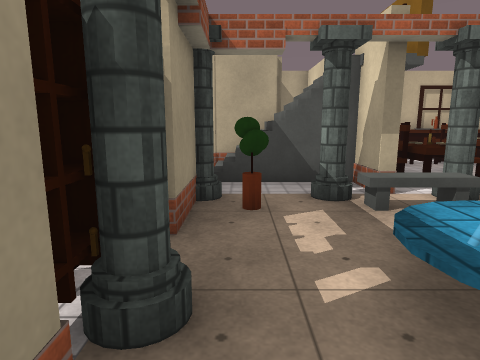
View 1 (above)

22 first-person views from a walk through a Unity game level. The camera is 1.4 m above the floor, tilts 10° down and sees 75° across. The floor is counted in squares, 1 m on a side. Each view is taken from the middle of a square. On the plan, view 1 faces up. The plan holds only what a view shows up to about 14 squares ahead; the rest is blank. The player is left out. Surface patterns are stand-ins for the level's own textures.

View 2
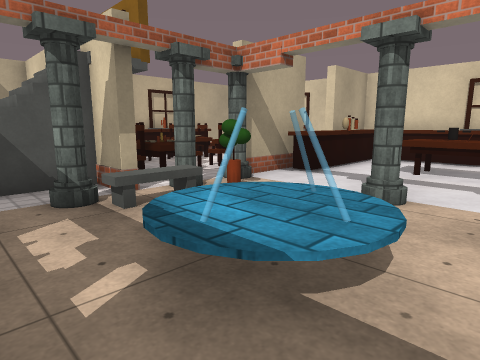

View 3
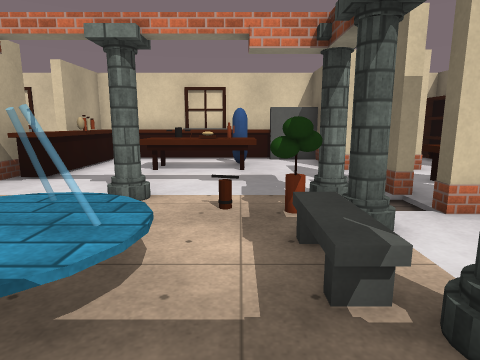

View 4
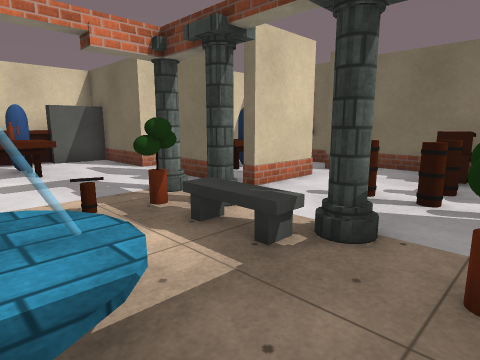

View 5
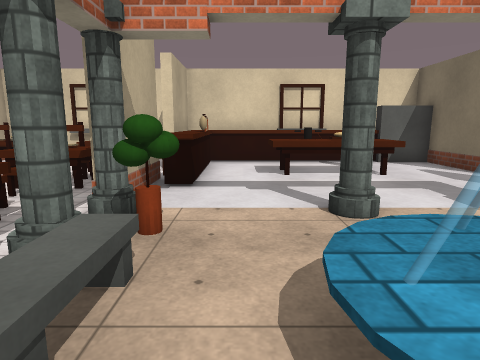

View 6
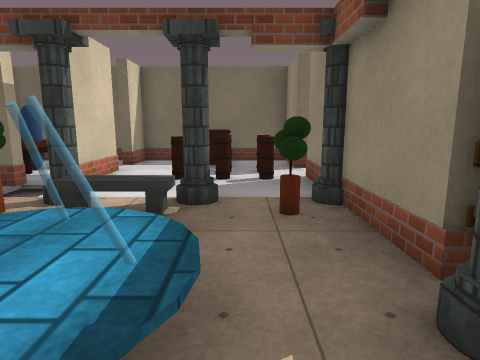

View 7
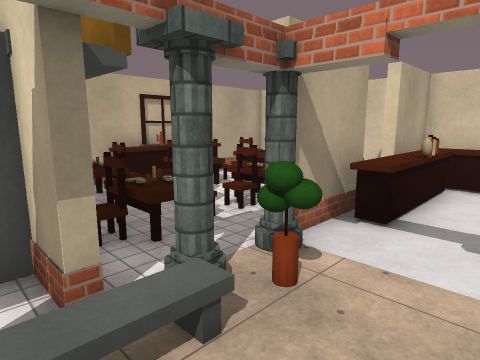

View 8
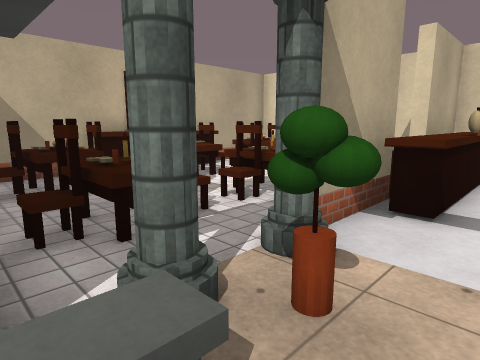

View 9
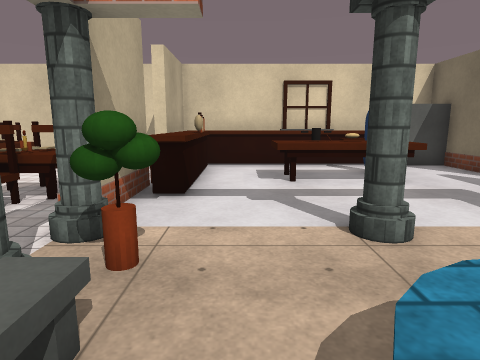

View 10
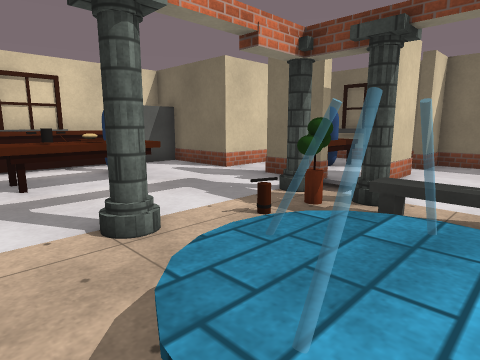

View 11
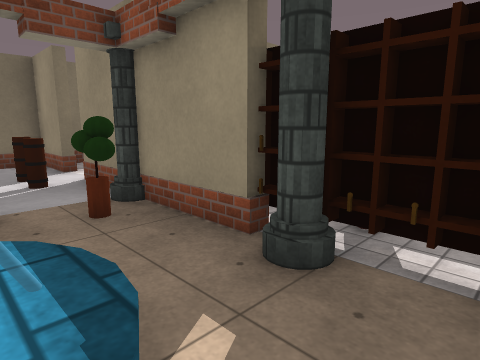

View 12
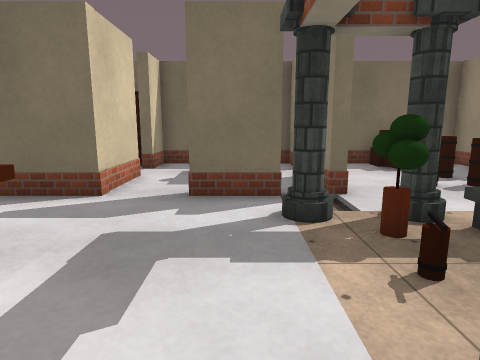

View 13
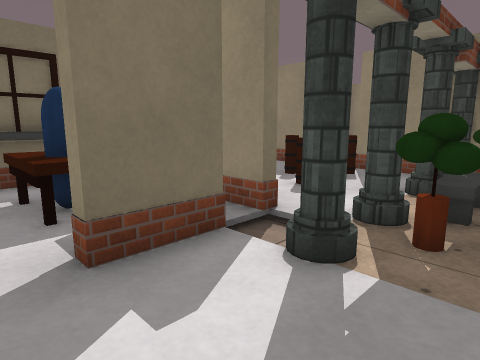

View 14
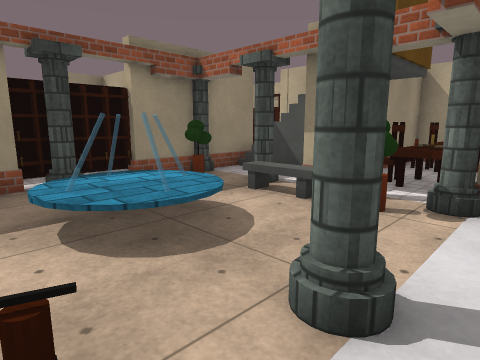

View 15
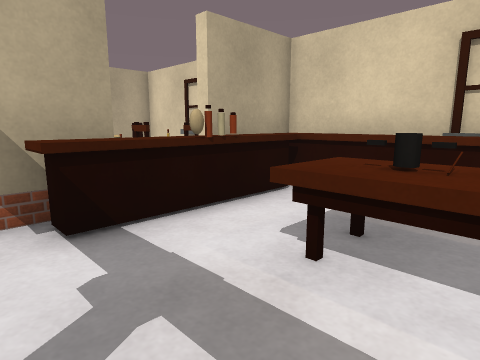

View 16
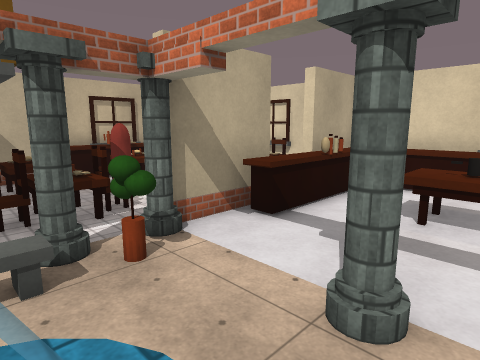

View 17
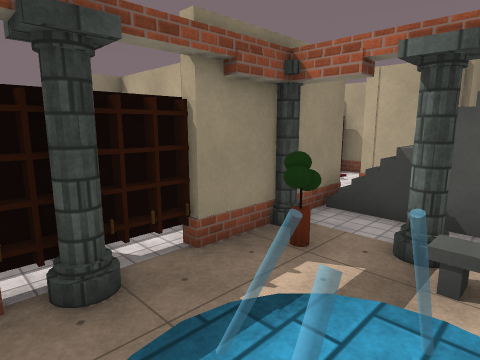

View 18
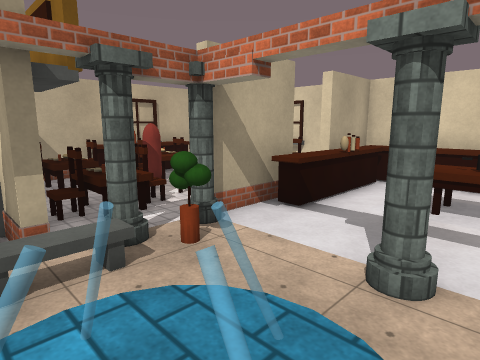

View 19
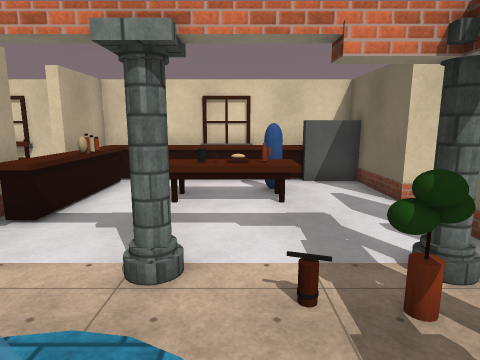

View 20
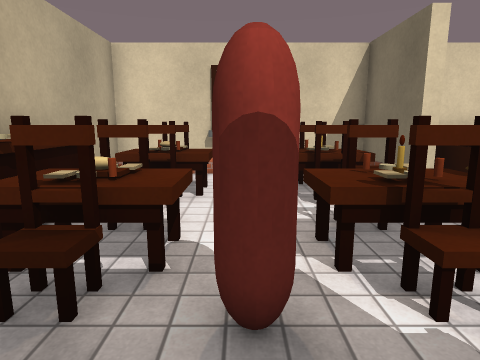

View 21
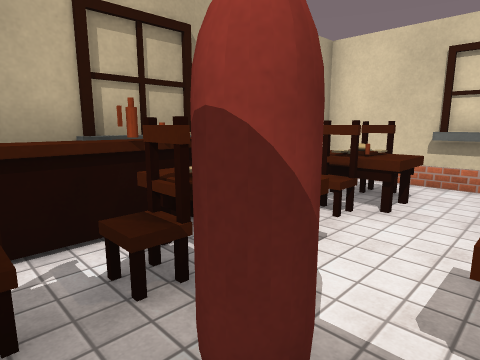

View 22
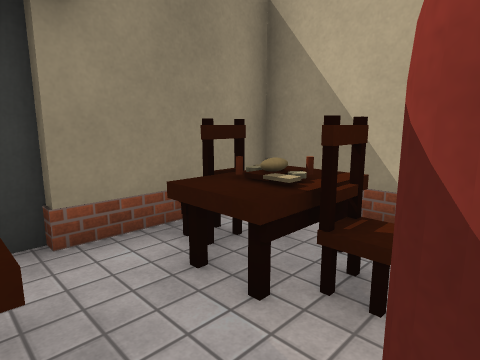

### Floor plan
Key: @ floor where view 1 was taken; # wall or solid block; x gap in a wall; . main floor; : floor 0.75 m higher than the main floor; + floor 1.5 m higher than the main floor; * floor 2.25 m higher than the main floor; / step, stairs or slope; = window, fence, low wall or low ledge; ^ raised ledge; v drop or lower ground; O other object.
Columns run from 3 left of view 1 to 14 right of it. Each row starts with its distance up from view 1.
 14       ############
 13       #  OOOOO.  #
 12     # #OOO.OO.OO.#
 11   ### #.O..OO.OO.#
 10   #=vv#...#......#
  9   #    .O..OO.OO.#
  8   #:+*#OOO.OO.OOO#
  7   #...#.O..OO.OO.#
  6   O..O#O.O###^^###
  5   #O.OOOO..^^OO^^#
  4 ^.#.............^#
  3  .O..///.....OO.^#
  2  xO./OO/.O...OO.^#
  1  .#..//......OO.^#
  0   #@....O....OOx^#
 -1   #O.OOOO.......^#
 -2   O..O.O/O......#
 -3   #.....###..####
 -4   #OOOO.#....#
 -5   #OOO..#.OO.#
 -6   #.....x.#O.#
 -7   #.OO..x.OO.#
 -8   #..O..#.##.#
 -9   ############

Positions as (right, up) in squares from view 1, and headings:
1: (0, 0), facing up
2: (0, 0), facing up-right
3: (0, 0), facing right
4: (0, 2), facing down-right
5: (1, 4), facing right
6: (1, 4), facing down
7: (2, 3), facing up-right
8: (3, 4), facing up-right
9: (2, 4), facing right
10: (2, 4), facing down-right
11: (2, 4), facing down-left
12: (7, 3), facing down
13: (9, 0), facing down-left
14: (7, 0), facing up-left
15: (7, 1), facing up-right
16: (3, 1), facing up-right
17: (3, 1), facing up-left
18: (2, 1), facing up-right
19: (2, 1), facing right
20: (5, 10), facing right
21: (6, 9), facing up-right
22: (7, 9), facing up-left
